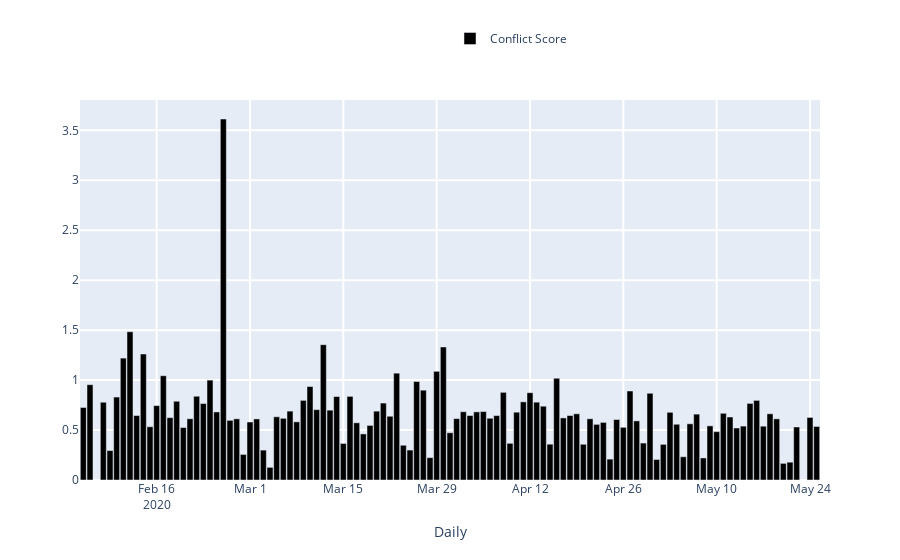

Notebook cell for this chart:
### Markdown cell above
<span style="color: #626262"> Try yourself! This is what will happen when you click 'Show Page Conflict' button: </span>

### Code cell
### ----------------------------------------------------------------------------------- ###
### TRY YOURSELF! THIS IS WHAT WILL HAPPEN WHEN YOU CLICK 'Show Page Conflict' BUTTON   ###
### ----------------------------------------------------------------------------------- ###

## This is the page you used ##
print('The page that is being used:', the_page['title'], f'({abbreviation(languageSelection.value).upper()})')

## Continue to use our data from A.2; calculate the Conflict Score definded as above ##
conflict_sc = total_actions.conflict.sum() / total_actions.elegibles.sum()
print('Page conflict score is:', conflict_sc)

## visualization, core visual code lies in ConflictsListener, then the interact function    ##
## make it interactive, mode details see:                                                   ##
## https://github.com/gesiscss/wikiwho_demo/blob/master/visualization/conflicts_listener.py ##

# First check whether the page conflict score is zero
if conflict_sc != 0:
    # Define a ConflictsListener instance
    conflicts_listener = ConflictsListener(total_actions)

    # Set parameters
    begin_date = total_actions['rev_time'].iloc[0]
    end_date = total_actions['rev_time'].iloc[-1]
    frequency = 'Daily' # 'Yearly', 'Monthly', 'Daily'
    
    # The metrics we need:
    # ['Total', 'Total_surv_48h', 'Total_persistent', 'Total_stopword_count',
    #  'Total Elegible Actions', 'Number of Conflicts', 'Number of Revisions',
    #  'Conflict Score', 'Absolute Conflict Score', 'Conflict Ratio', ('None')]
    # Note: only 'red_line' has 'None' option.
    black_line = 'Conflict Score'
    red_line = 'None'
    
    conflicts_listener.listen(
        _range1 = begin_date,
        _range2 = end_date,
        granularity = frequency,
        black = black_line,
        red = red_line
    )

### Figure 1 — Plotly figure (JSON) as saved in the notebook; plotly's stock layout.template omitted (floating-point values rounded to 4 significant figures)
{"data": [{"marker": {"color": "rgba(0, 0, 0, 1)"}, "name": "Conflict Score", "type": "bar", "x": ["2020-02-05T00:00:00", "2020-02-06T00:00:00", "2020-02-08T00:00:00", "2020-02-09T00:00:00", "2020-02-10T00:00:00", "2020-02-11T00:00:00", "2020-02-12T00:00:00", "2020-02-13T00:00:00", "2020-02-14T00:00:00", "2020-02-15T00:00:00", "2020-02-16T00:00:00", "2020-02-17T00:00:00", "2020-02-18T00:00:00", "2020-02-19T00:00:00", "2020-02-20T00:00:00", "2020-02-21T00:00:00", "2020-02-22T00:00:00", "2020-02-23T00:00:00", "2020-02-24T00:00:00", "2020-02-25T00:00:00", "2020-02-26T00:00:00", "2020-02-27T00:00:00", "2020-02-28T00:00:00", "2020-02-29T00:00:00", "2020-03-01T00:00:00", "2020-03-02T00:00:00", "2020-03-03T00:00:00", "2020-03-04T00:00:00", "2020-03-05T00:00:00", "2020-03-06T00:00:00", "2020-03-07T00:00:00", "2020-03-08T00:00:00", "2020-03-09T00:00:00", "2020-03-10T00:00:00", "2020-03-11T00:00:00", "2020-03-12T00:00:00", "2020-03-13T00:00:00", "2020-03-14T00:00:00", "2020-03-15T00:00:00", "2020-03-16T00:00:00", "2020-03-17T00:00:00", "2020-03-18T00:00:00", "2020-03-19T00:00:00", "2020-03-20T00:00:00", "2020-03-21T00:00:00", "2020-03-22T00:00:00", "2020-03-23T00:00:00", "2020-03-24T00:00:00", "2020-03-25T00:00:00", "2020-03-26T00:00:00", "2020-03-27T00:00:00", "2020-03-28T00:00:00", "2020-03-29T00:00:00", "2020-03-30T00:00:00", "2020-03-31T00:00:00", "2020-04-01T00:00:00", "2020-04-02T00:00:00", "2020-04-03T00:00:00", "2020-04-04T00:00:00", "2020-04-05T00:00:00", "2020-04-06T00:00:00", "2020-04-07T00:00:00", "2020-04-08T00:00:00", "2020-04-09T00:00:00", "2020-04-10T00:00:00", "2020-04-11T00:00:00", "2020-04-12T00:00:00", "2020-04-13T00:00:00", "2020-04-14T00:00:00", "2020-04-15T00:00:00", "2020-04-16T00:00:00", "2020-04-17T00:00:00", "2020-04-18T00:00:00", "2020-04-19T00:00:00", "2020-04-20T00:00:00", "2020-04-21T00:00:00", "2020-04-22T00:00:00", "2020-04-23T00:00:00", "2020-04-24T00:00:00", "2020-04-25T00:00:00", "2020-04-26T00:00:00", "2020-04-27T00:00:00", "2020-04-28T00:00:00", "2020-04-29T00:00:00", "2020-04-30T00:00:00", "2020-05-01T00:00:00", "2020-05-02T00:00:00", "2020-05-03T00:00:00", "2020-05-04T00:00:00", "2020-05-05T00:00:00", "2020-05-06T00:00:00", "2020-05-07T00:00:00", "2020-05-08T00:00:00", "2020-05-09T00:00:00", "2020-05-10T00:00:00", "2020-05-11T00:00:00", "2020-05-12T00:00:00", "2020-05-13T00:00:00", "2020-05-14T00:00:00", "2020-05-15T00:00:00", "2020-05-16T00:00:00", "2020-05-17T00:00:00", "2020-05-18T00:00:00", "2020-05-19T00:00:00", "2020-05-20T00:00:00", "2020-05-21T00:00:00", "2020-05-22T00:00:00", "2020-05-24T00:00:00", "2020-05-25T00:00:00"], "y": [0.7257, 0.9538, 0.7782, 0.2947, 0.8303, 1.22, 1.484, 0.6449, 1.261, 0.5329, 0.7444, 1.043, 0.6241, 0.788, 0.5252, 0.6131, 0.8383, 0.7654, 0.9996, 0.681, 3.613, 0.597, 0.6121, 0.256, 0.5805, 0.6112, 0.2993, 0.1268, 0.6325, 0.6172, 0.6895, 0.5821, 0.7968, 0.9356, 0.7038, 1.354, 0.699, 0.8352, 0.3658, 0.837, 0.5726, 0.461, 0.5464, 0.6891, 0.7699, 0.6382, 1.069, 0.3477, 0.2999, 0.9857, 0.899, 0.2237, 1.088, 1.331, 0.4727, 0.6143, 0.6831, 0.645, 0.6817, 0.6851, 0.618, 0.6448, 0.8774, 0.3672, 0.6787, 0.7821, 0.8734, 0.7787, 0.7387, 0.3584, 1.018, 0.6211, 0.6454, 0.6625, 0.3576, 0.6126, 0.5567, 0.5764, 0.2091, 0.6054, 0.5271, 0.8907, 0.5916, 0.3699, 0.8681, 0.2054, 0.3566, 0.6775, 0.5578, 0.2325, 0.5624, 0.6594, 0.2206, 0.5417, 0.4838, 0.6677, 0.6307, 0.5205, 0.5395, 0.7667, 0.7968, 0.5387, 0.6626, 0.6121, 0.1664, 0.1783, 0.5307, 0.626, 0.536]}], "layout": {"bargap": 0.1, "barmode": "group", "hovermode": "closest", "legend": {"x": 0.5, "y": 1.2}, "showlegend": true, "xaxis": {"gridwidth": 2, "nticks": 15, "ticklen": 5, "tickmode": "auto", "title": {"text": "Daily"}, "zeroline": true}, "yaxis": {"gridwidth": 2, "ticklen": 5}}}
